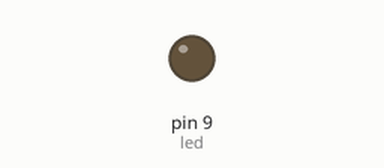
Recording of a sketch running on a simulated Arduino Uno, built with avr-gcc and run on an emulated ATmega328P. Shown: output pins drawn as LEDs (lit = HIGH).

Above: at 0.05 s.
Timing chart, 0 to 3.0 s (numbered marks = the images above):
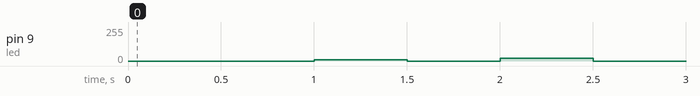

The sketch:

Tutorial_7_2_AnalogWrite_Increasing_LED_Brightness.ino
```cpp
//AnalogWrite Command - LED: Increasing Brightness
int led = 9;
int bright = 0;
int wait = 500;

void setup() {
  // put your setup code here, to run once:
  pinMode(led, OUTPUT);
}

void loop() {
  // put your main code here, to run repeatedly:

  //analog write
  bright = 0;

  while(bright <= 255) {
    analogWrite(led, bright);
    delay(wait);
    digitalWrite(led, LOW);
    delay(wait);
    bright += 10;
  }
}
```
